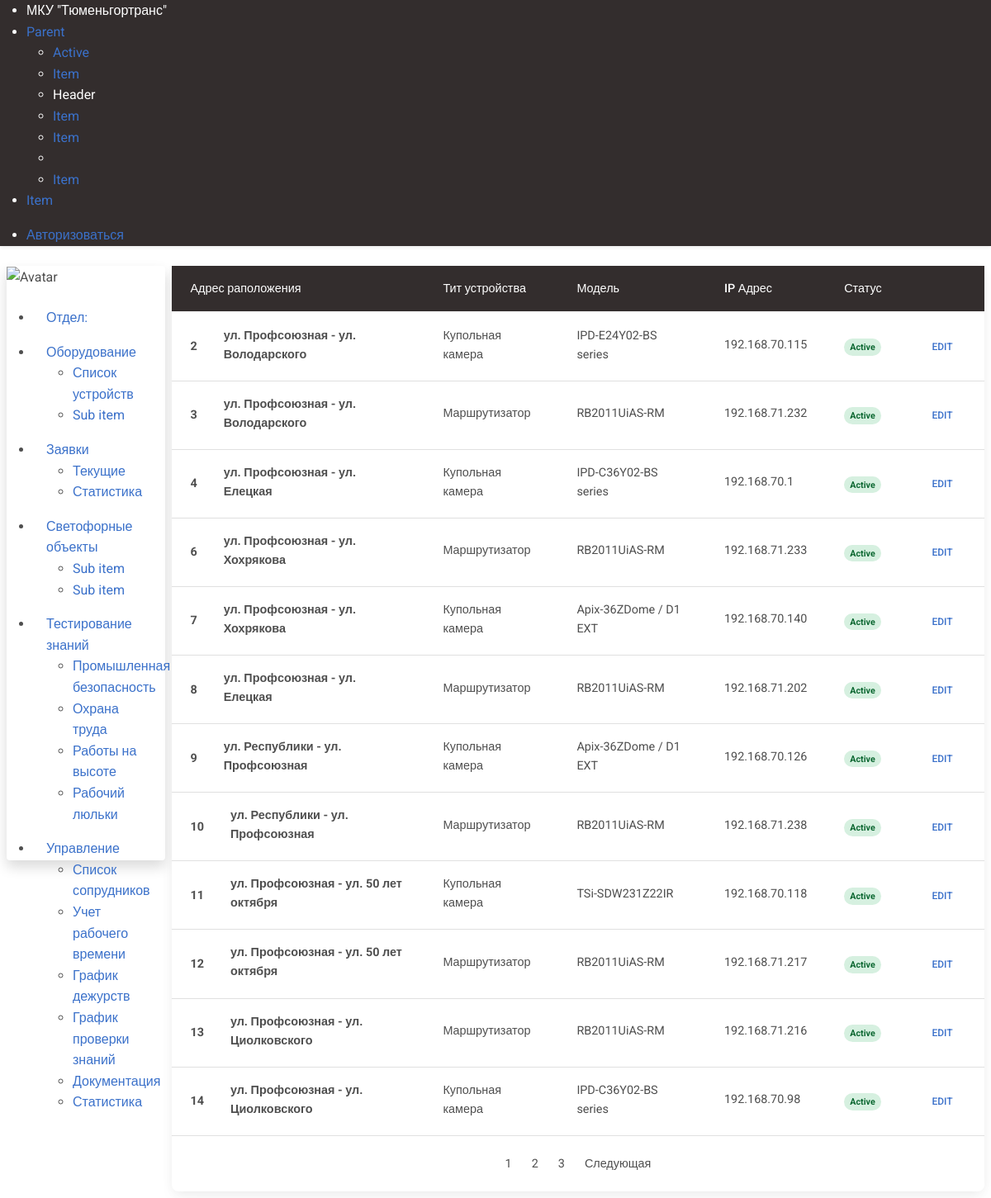
Screenshot of /devices/device_list/ with the database file from the repository.
### devices/models.py (models this page shows, shortened)
class Device(models.Model):
    address = models.ForeignKey('cross.CrossRoad', on_delete=models.CASCADE, verbose_name='Адрес установки')
    device_type = models.ForeignKey('DeviceType', on_delete=models.CASCADE, verbose_name='Тип устройства')
    model = models.ForeignKey('DeviceModel', on_delete=models.CASCADE, verbose_name='Модель устройства')
    serial_number = models.CharField(max_length=15, verbose_name='Серийный номер')
    inventary_number = models.IntegerField(blank=True, null=True, verbose_name='Инвентарный номер')
    ip_address = models.GenericIPAddressField(default='192.168.70.1', verbose_name='IP Адрес устройства')
    mask = models.GenericIPAddressField(default='255.255.255.0', blank=True, null=True, verbose_name='Маска подсети')
    gateway = models.GenericIPAddressField(default='192.168.70.1', blank=True, null=True, verbose_name='Шлюз')
    class Meta:
        verbose_name = "Устройство"
        verbose_name_plural = "Устройства"

class DeviceType(models.Model):
    type = models.CharField(max_length=50, blank=True, null=True, verbose_name='Тип устройства')
    slug = models.SlugField(max_length=60, blank=True, null=True)
    class Meta:
        verbose_name = "Тип устройства"
        verbose_name_plural = "Типы устройств"
    def __str__(self):
        return self.type

class DeviceModel(models.Model):
    manufacturer = models.CharField(max_length=50, blank=True, null=True, verbose_name='Проиводитель')
    model = models.CharField(max_length=100, blank=True, null=True, verbose_name='Модель оборудования')
    type = models.ForeignKey(DeviceType, on_delete=models.CASCADE, blank=True, null=True, verbose_name='Тип устройства')
    slug = models.SlugField(max_length=120, blank=True, null=True, verbose_name='Слаг')
    class Meta:
        verbose_name = "Модель оборудования"
        verbose_name_plural = "Модели оборудования"
    def __str__(self):
        return self.model

### cross/models.py (models this page shows)
class CrossRoad(models.Model):
    address = models.CharField(max_length=100, verbose_name="Адрес")
    latitude = models.FloatField(verbose_name='Широта')
    longitude = models.FloatField(verbose_name='Долгота')
    class Meta:
        verbose_name = 'Перекрёсток'
        verbose_name_plural = 'Перекрёстки'
    def __str__(self):
        return self.address

### devices/views.py (the view)
# urls.py: path('device_list/', DeviceListView.as_view(), name='device_list')
class DeviceListView(ListView):
    model = Device
    paginate_by = 12

### templates/devices/device_list.html (shortened to what this page needs)
{% extends 'users/main.html' %}
{% block content %}
<div class="card m-2 mt-2">
<table class="table align-middle mb-0 bg-white">
  <thead class="bg-dark text-white card-header">
    <tr class="">
      <th>Адрес раположения</th>
      <th>Тит устройства</th>
      <th>Модель</th>
      <th>IP Адрес</th>
      <th>Статус</th>
        <th></th>
    </tr>
  </thead>
  <tbody>
  {% for device in object_list %}
    <tr>
      <td>
        <div class="d-flex align-items-center">
            <div class="me-3">
                <strong>{{ device.pk }}</strong>
            </div>
          <div class="ms-3">
            <p class="fw-bold mb-1">{{ device.address }}</p>
          </div>
        </div>
      </td>
      <td>
        <p class="fw-normal mb-1">{{ device.device_type }}</p>
      </td>
      <td>
        <p class="fw-normal mb-1">{{ device.model }}</p>
      </td>
        <td>
            <p class="fw-normal mb-1">{{ device.ip_address }}</p>
        </td>
        <td>
            <span class="badge badge-success rounded-pill d-inline">Active</span>
        </td>
      <td>
        <button type="button" class="btn btn-link btn-sm btn-rounded">
          Edit
        </button>
      </td>
    </tr>
    {% endfor %}
  </tbody>
</table>
  <nav class="mt-3" aria-label="Page navigation example">
    <ul class="pagination justify-content-center">
      {% for page in page_obj.paginator %}
        <li class="page-item">
          <a class="page-link" href="?page={{ page.number}}">{{ page.number }}</a>
        </li>
      {% endfor %}
      <li class="page-item">
        {% if page_obj.has_next %}
          <a class="page-link" href="?page={{ page_obj.next_page_number }}">Следующая</a>
        {% endif %}
      </li>
    </ul>
</nav>
</div>
{% endblock %}

### rows the page displays
Device: pk "2", address "ул. Профсоюзная - ул. Володарского", device_type "Купольная камера", model "IPD-E24Y02-BS series", ip_address "192.168.70.115"
Device: pk "3", address "ул. Профсоюзная - ул. Володарского", device_type "Маршрутизатор", model "RB2011UiAS-RM", ip_address "192.168.71.232"
Device: pk "4", address "ул. Профсоюзная - ул. Елецкая", device_type "Купольная камера", model "IPD-C36Y02-BS series", ip_address "192.168.70.1"
Device: pk "6", address "ул. Профсоюзная - ул. Хохрякова", device_type "Маршрутизатор", model "RB2011UiAS-RM", ip_address "192.168.71.233"
Device: pk "7", address "ул. Профсоюзная - ул. Хохрякова", device_type "Купольная камера", model "Apix-36ZDome / D1 EXT", ip_address "192.168.70.140"
Device: pk "8", address "ул. Профсоюзная - ул. Елецкая", device_type "Маршрутизатор", model "RB2011UiAS-RM", ip_address "192.168.71.202"
Device: pk "9", address "ул. Республики - ул. Профсоюзная", device_type "Купольная камера", model "Apix-36ZDome / D1 EXT", ip_address "192.168.70.126"
Device: pk "10", address "ул. Республики - ул. Профсоюзная", device_type "Маршрутизатор", model "RB2011UiAS-RM", ip_address "192.168.71.238"
Device: pk "11", address "ул. Профсоюзная - ул. 50 лет октября", device_type "Купольная камера", model "TSi-SDW231Z22IR", ip_address "192.168.70.118"
Device: pk "12", address "ул. Профсоюзная - ул. 50 лет октября", device_type "Маршрутизатор", model "RB2011UiAS-RM", ip_address "192.168.71.217"
Device: pk "13", address "ул. Профсоюзная - ул. Циолковского", device_type "Маршрутизатор", model "RB2011UiAS-RM", ip_address "192.168.71.216"
Device: pk "14", address "ул. Профсоюзная - ул. Циолковского", device_type "Купольная камера", model "IPD-C36Y02-BS series", ip_address "192.168.70.98"

### other values shown
{{ page.number }} "1" "2" "3"
